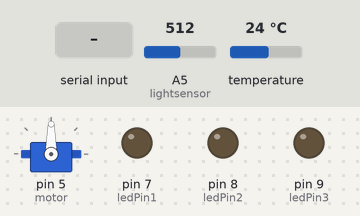
The sketch below on a simulated Arduino Uno, built with avr-gcc and run on an emulated ATmega328P. Parts: servo, output pins drawn as LEDs (lit = HIGH). Inputs (shaded band) come from the test bench; at power-on: A5 (lightsensor) = 512, temperature 24 °C. What the sketch prints to the serial monitor is not drawn.

Above: at 1.5 s.
1.6 s: "90:45:200\n" received over the second serial link
At 4.1 s:
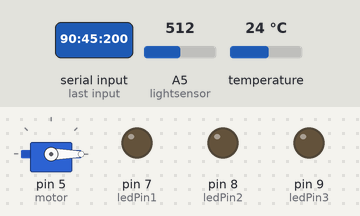
4.8 s: A5 (lightsensor) set to 414
6.3 s: A5 (lightsensor) set to 388
At 6.9 s:
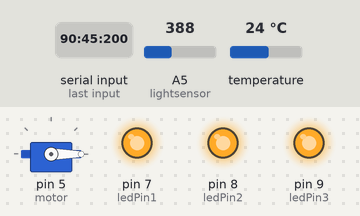
7.8 s: A5 (lightsensor) set to 410
At 9.1 s:
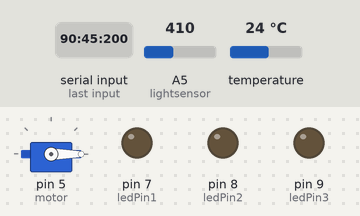
9.4 s: A5 (lightsensor) set to 390
At 10.2 s:
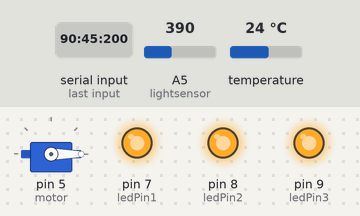
Timing chart, 0 to 12.4 s (numbered marks = the images above; inputs shaded):
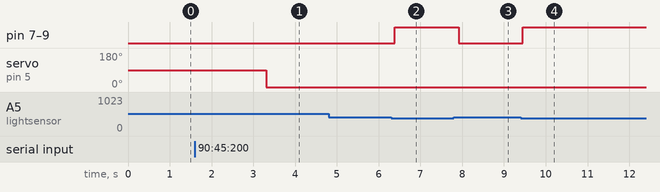

Measured:
- the behaviour switches between 400 and 399 on A5 (lightsensor) (found by bisection; images 1 and 2)
- after the input at 1.6 s, servo on pin 5 (motor): 90° → 0° after 1.7 s
- after the input at 4.8 s, every drawn part: stays the same
- after the input at 6.3 s, pin 7 (ledPin1), pin 8 (ledPin2), pin 9 (ledPin3): LOW → HIGH after 0.09 s
- after the input at 7.8 s, pin 7 (ledPin1), pin 8 (ledPin2), pin 9 (ledPin3): HIGH → LOW after 0.12 s
- after the input at 9.4 s, pin 7 (ledPin1), pin 8 (ledPin2), pin 9 (ledPin3): LOW → HIGH after 0.05 s

The sketch:

SecondArduino.ino
```cpp
#include <Servo.h>
#include <SoftwareSerial.h>

#include <OneWire.h>
#include <DallasTemperature.h>
// Data wire is plugged into digital pin 2 on the Arduino
#define ONE_WIRE_BUS 2
// Setup a oneWire instance to communicate with any OneWire device
OneWire oneWire(ONE_WIRE_BUS);
// Pass oneWire reference to DallasTemperature library
DallasTemperature sensors(&oneWire);
SoftwareSerial serial1(A1, A0);// SoftwareSerial Port번호

Servo Sv;
int motor = 5; // 서보 모터 핀 번호
int angle;

int ledPin1 = 7;//LED설정
int ledPin2 = 8;
int ledPin3 = 9;
int readValue = 0;
int lightsensor = A5;//조도센서 설정

void setup() {
  serial1.begin(9600);
  Serial.begin(115200); // 시리얼 통신 시작
  Sv.attach(motor); // 서보 모터 핀 연결
  sensors.begin();  // Start up the library*/
  // 디버깅 메시지 추가
  Serial.println("Setup complete. Waiting for data...");
  pinMode(ledPin1, OUTPUT);
  pinMode(ledPin2, OUTPUT);
  pinMode(ledPin3, OUTPUT);

}
void loop() {
  readValue = analogRead(lightsensor);
  Serial.print("조도: ");
  Serial.print(readValue);
  Serial.println();

  if(readValue < 400){
    digitalWrite(ledPin1, HIGH);
    digitalWrite(ledPin2, HIGH);
    digitalWrite(ledPin3, HIGH);
  }else{
    digitalWrite(ledPin1, LOW);
    digitalWrite(ledPin2, LOW);
    digitalWrite(ledPin3, LOW);
  }
  // Send the command to get temperatures
  sensors.requestTemperatures();
  //print the temperature in Celsius
  Serial.print("Temperature: ");
  Serial.print(sensors.getTempCByIndex(0));
  Serial.print(" C");
  Serial.println("");

  if (serial1.available() > 0) { // 소프트웨어 시리얼에서 데이터 수신
    String timeInput = serial1.readString(); // 데이터를 문자열로 읽음
    Serial.print("Received time: "); // 디버깅 메시지 추가
    Serial.print(timeInput); // 받은 시간 출력

    // 시간 형식이 올바른지 확인
    if (timeInput.length() >= 8 && timeInput.charAt(2) == ':' && timeInput.charAt(5) == ':') {
      int hour = timeInput.substring(0, 2).toInt();
      int minute = timeInput.substring(3, 5).toInt();
      int second = timeInput.substring(6, 8).toInt();

      // 디버깅 메시지 추가: 파싱된 시간 값 출력
      Serial.print("Parsed time - Hour: ");
      Serial.print(hour);
      Serial.print(", Minute: ");
      Serial.print(minute);
      Serial.print(", Second: ");
      Serial.println(second);

      // 서보 모터 제어
      moveServo(0,0);
      if (hour == 8 && minute == 0 && second == 0) {
        Serial.println("Activating servo motor at 8:0:0"); // 디버깅 메시지 추가
        moveServo(0, 50);
        delay(500);
        moveServo(50, 0);
        Serial.println("Servo motor moved at 8:0:0"); // 디버깅 메시지 추가
      }

      if (hour == 20 && minute == 0 && second == 0) {
        Serial.println("Activating servo motor at 20:00:00"); // 디버깅 메시지 추가
        moveServo(0, 50);
        delay(500);
        moveServo(50, 0);
        Serial.println("Servo motor moved at 20:00:00"); // 디버깅 메시지 추가
      }
    } else {
      Serial.println("Invalid time format received");
    }
  }
}

void moveServo(int startAngle, int endAngle) {
  if (startAngle < endAngle) {
    for (angle = startAngle; angle <= endAngle; angle++) {
      Sv.write(angle);
      delay(15); // 지연 시간을 늘려 모터의 부드러운 움직임을 유도
    }
  } else {
    for (angle = startAngle; angle >= endAngle; angle--) {
      Sv.write(angle);
      delay(15); // 지연 시간을 늘려 모터의 부드러운 움직임을 유도
    }
  }
}
```
